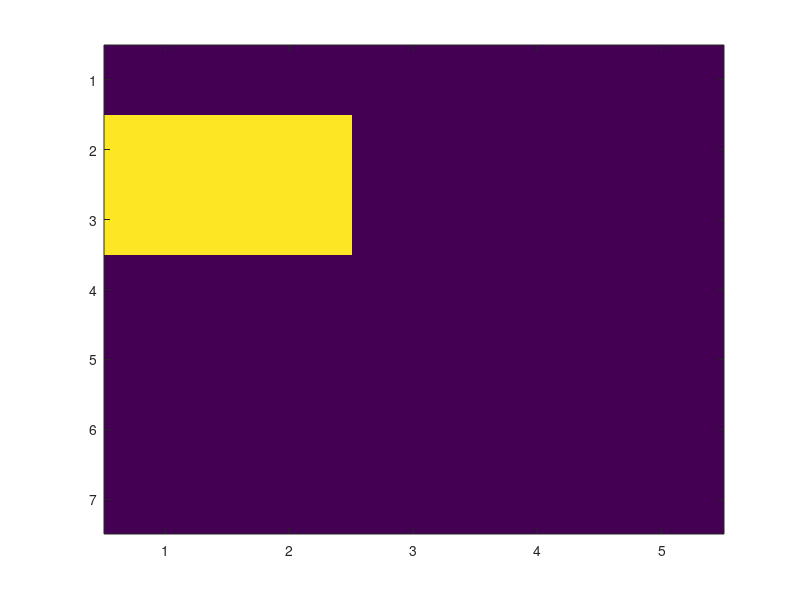

Write MATLAB code to recreate this figure. (Note: this script raises an error after producing the figure.)
function checkGrooves()

% This function allows to visualize the grooves that have been set by
% setInitiateRefpoint and simila functions.

str1 = 'groove_a-b_3-6';
str2 = 'groove_b-c_3-8';
str3 = 'groove_c-a_2-8';
strCAF = 'CAF_coordinates';

fname = pwd;
listing = dir(fname);

for k = 1:length(listing)
   
    str_complete = listing(k).name;

    find1 = strfind(str_complete,str1);
    find2 = strfind(str_complete,str2);
    find3 = strfind(str_complete,str3);

    if size(find1,1) ~= 0
        Tgroove1 = load(str_complete);
        Tgroove1 = Tgroove1.groove1_coordinates;
    elseif size(find2,1) ~= 0
        Tgroove2 = load(str_complete);
        Tgroove2 = Tgroove2.groove2_coordinates;
    elseif size(find3,1) ~= 0
        Tgroove3 = load(str_complete);
        Tgroove3 = Tgroove3.groove3_coordinates;
    end
end

cd termoFiles_mat\
mh = load('hotMean.mat');
mh = mh.hotMean;
mc = load('coldMean.mat');
mc = mc.coldMean;

m = mh - mc;

figure
imagesc(m)
hold on
plot([Tgroove1(1,1)-0.5,Tgroove1(2,1)+0.5,Tgroove1(3,1)+0.5,Tgroove1(1,1)-0.5,Tgroove1(1,1)-0.5], ...
    [Tgroove1(1,2)-0.5,Tgroove1(2,2)-0.5,Tgroove1(3,2)+0.5,Tgroove1(3,2)+0.5,Tgroove1(1,2)-0.5],'r','linewidth',2)
plot([Tgroove2(1,1)-0.5,Tgroove2(2,1)+0.5,Tgroove2(3,1)+0.5,Tgroove2(1,1)-0.5,Tgroove2(1,1)-0.5], ...
    [Tgroove2(1,2)-0.5,Tgroove2(2,2)-0.5,Tgroove2(3,2)+0.5,Tgroove2(3,2)+0.5,Tgroove2(1,2)-0.5],'r','linewidth',2)
plot([Tgroove3(1,1)-0.5,Tgroove3(2,1)+0.5,Tgroove3(3,1)+0.5,Tgroove3(1,1)-0.5,Tgroove3(1,1)-0.5], ...
    [Tgroove3(1,2)-0.5,Tgroove3(2,2)-0.5,Tgroove3(3,2)+0.5,Tgroove3(3,2)+0.5,Tgroove3(1,2)-0.5],'r','linewidth',2)

hold off

cd ..
end